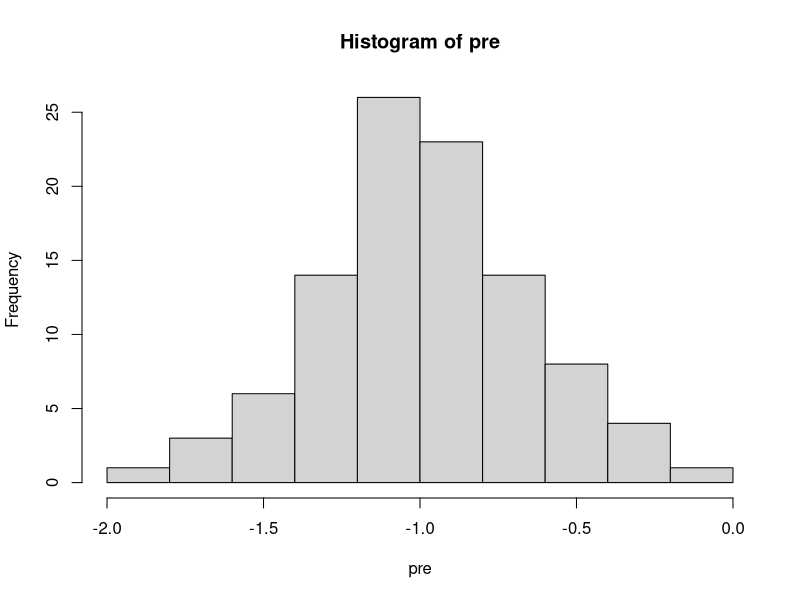
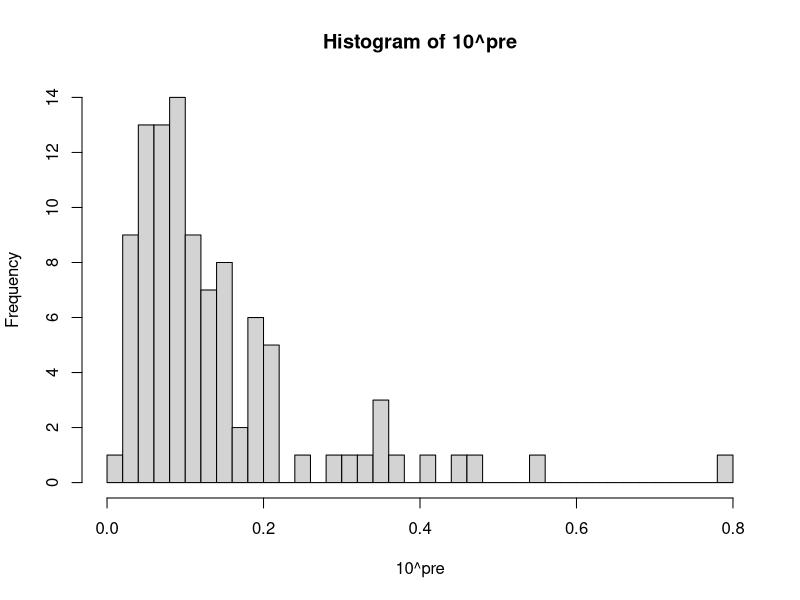
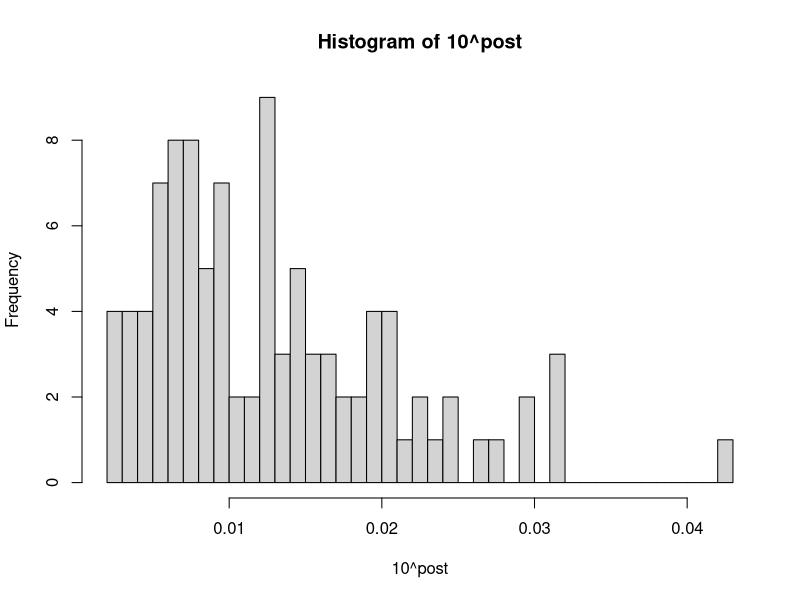
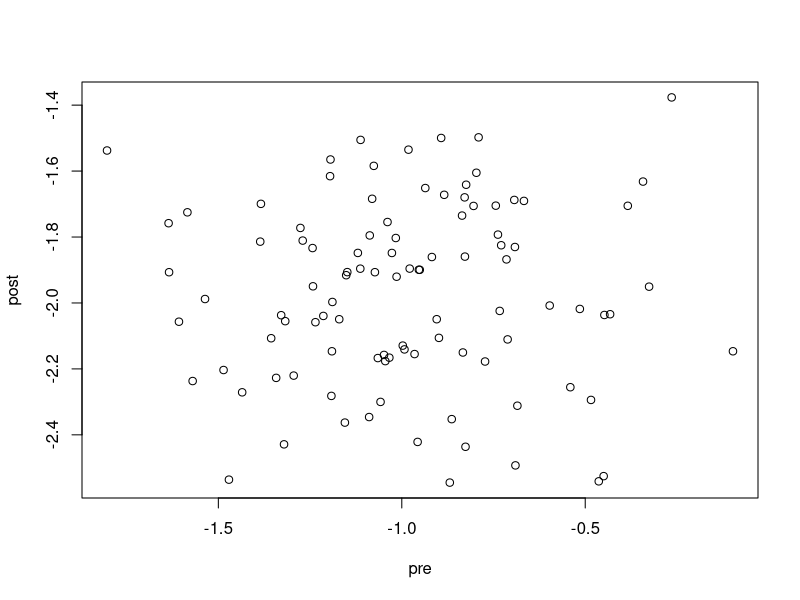
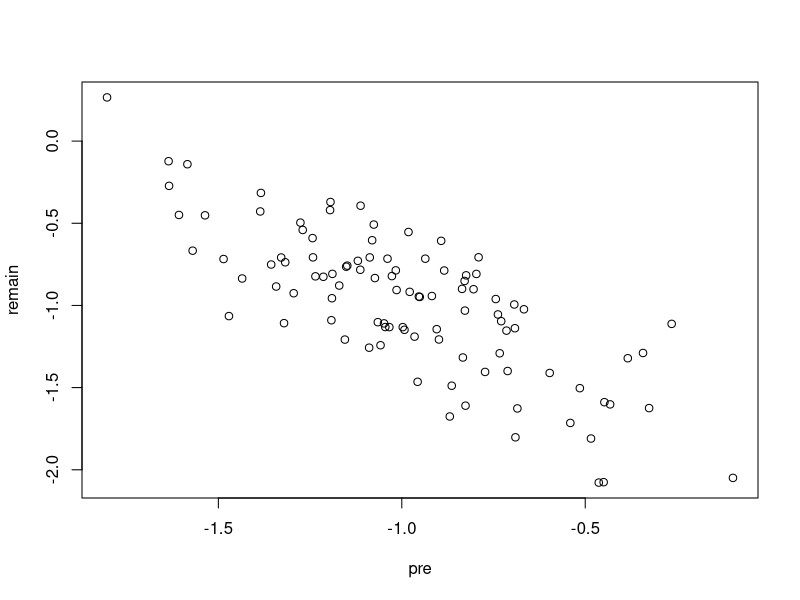

The R script that drew these images, in order:
## ---- chunk 1
knitr::opts_chunk$set(echo = TRUE)
## ---- chunk 2
pre <- rnorm(100, mean = -1, sd = 0.3)
hist(pre)
hist(10^pre, breaks = 30)
post <- rnorm(100, mean = -2, sd = 0.3)
hist(10^post, breaks = 30)
remain <- log10(10^post/10^pre)
plot(pre, post)
plot(pre, remain)
